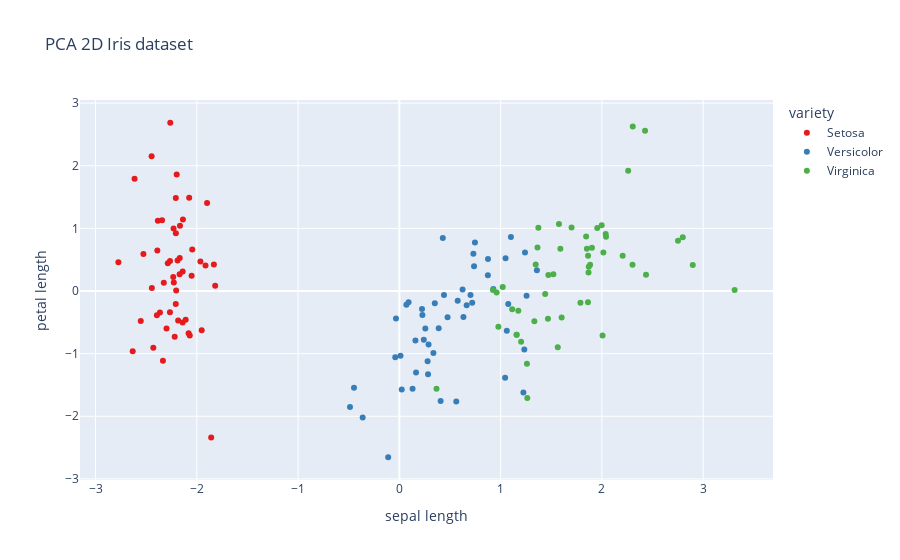

Notebook code cell kept with this figure:
### Code cell
# Create a 2D scatter plot using Plotly for PCA with standardization (version 1)
fig = px.scatter(
    pca_df_2d_scaled, 
    x='PC1', 
    y='PC2',
    color='variety',  # Use the original variety for colors
    title='PCA 2D Iris dataset',
    labels={'PC1': 'sepal length', 'PC2': 'petal length'},
    color_discrete_sequence=px.colors.qualitative.Set1  # Use a qualitative color scale
)

# Show the plot
fig.show()
